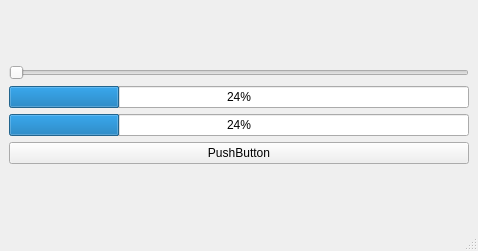
<?xml version="1.0" encoding="UTF-8"?>
<ui version="4.0">
 <class>MainWindow</class>
 <widget class="QMainWindow" name="MainWindow">
  <property name="geometry">
   <rect>
    <x>0</x>
    <y>0</y>
    <width>478</width>
    <height>251</height>
   </rect>
  </property>
  <property name="windowTitle">
   <string>MainWindow</string>
  </property>
  <widget class="QWidget" name="centralwidget">
   <layout class="QVBoxLayout" name="verticalLayout_2">
    <item>
     <layout class="QVBoxLayout" name="verticalLayout">
      <item>
       <widget class="QSlider" name="horizontalSlider">
        <property name="maximum">
         <number>100</number>
        </property>
        <property name="singleStep">
         <number>5</number>
        </property>
        <property name="orientation">
         <enum>Qt::Horizontal</enum>
        </property>
       </widget>
      </item>
      <item>
       <widget class="QProgressBar" name="progressBar">
        <property name="value">
         <number>24</number>
        </property>
       </widget>
      </item>
      <item>
       <widget class="QProgressBar" name="progressBar_2">
        <property name="value">
         <number>24</number>
        </property>
       </widget>
      </item>
      <item>
       <widget class="QPushButton" name="pushButton">
        <property name="text">
         <string>PushButton</string>
        </property>
        <property name="icon">
         <iconset resource="res1.qrc">
          <normaloff>:/i1/2.png</normaloff>:/i1/2.png</iconset>
        </property>
       </widget>
      </item>
     </layout>
    </item>
   </layout>
  </widget>
  <widget class="QMenuBar" name="menubar">
   <property name="geometry">
    <rect>
     <x>0</x>
     <y>0</y>
     <width>478</width>
     <height>21</height>
    </rect>
   </property>
  </widget>
  <widget class="QStatusBar" name="statusbar"/>
 </widget>
 <resources>
  <include location="res1.qrc"/>
 </resources>
 <connections>
  <connection>
   <sender>horizontalSlider</sender>
   <signal>valueChanged(int)</signal>
   <receiver>progressBar</receiver>
   <slot>setValue(int)</slot>
   <hints>
    <hint type="sourcelabel">
     <x>238</x>
     <y>88</y>
    </hint>
    <hint type="destinationlabel">
     <x>238</x>
     <y>162</y>
    </hint>
   </hints>
  </connection>
  <connection>
   <sender>horizontalSlider</sender>
   <signal>valueChanged(int)</signal>
   <receiver>progressBar_2</receiver>
   <slot>setValue(int)</slot>
   <hints>
    <hint type="sourcelabel">
     <x>238</x>
     <y>70</y>
    </hint>
    <hint type="destinationlabel">
     <x>238</x>
     <y>181</y>
    </hint>
   </hints>
  </connection>
 </connections>
</ui>
